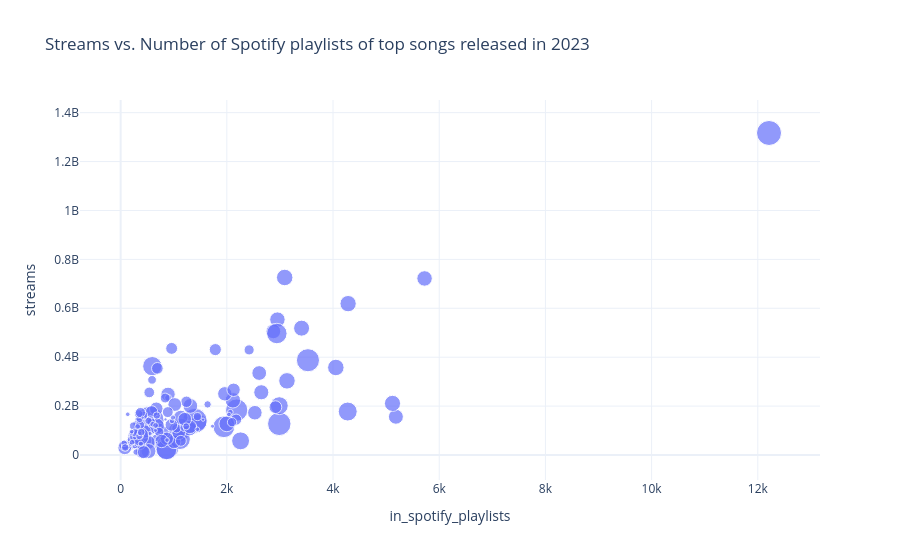

Notebook code cell kept with this figure:
### Code cell
stream_vs_playlist(df, 2023).show()

### Figure 1 — Plotly figure (JSON) as saved in the notebook; plotly's stock layout.template omitted (floating-point values rounded to 4 significant figures; data arrays with more than 128 entries replaced by an {"elided": "..."} marker saying what was removed)
{"data": [{"customdata": {"elided": "175x2 mixed values"}, "hovertemplate": "<b>%{hovertext}</b><br><br>in_spotify_playlists=%{x}<br>streams=%{y}<br>in_spotify_charts=%{customdata[1]}<br>artist(s)_name=%{customdata[0]}<extra></extra>", "hovertext": {"elided": "175 str values"}, "legendgroup": "", "marker": {"color": "#636efa", "opacity": 0.7, "size": {"elided": "175 int values"}, "sizemode": "area", "sizeref": 0.3675, "symbol": "circle"}, "mode": "markers", "name": "", "orientation": "v", "showlegend": false, "type": "scatter", "x": {"elided": "175 int values"}, "xaxis": "x", "y": {"elided": "175 int values"}, "yaxis": "y"}], "layout": {"legend": {"itemsizing": "constant", "tracegroupgap": 0}, "title": {"text": "Streams vs. Number of Spotify playlists of top songs released in 2023"}, "xaxis": {"anchor": "y", "domain": [0, 1], "title": {"text": "in_spotify_playlists"}}, "yaxis": {"anchor": "x", "domain": [0, 1], "title": {"text": "streams"}}}}
